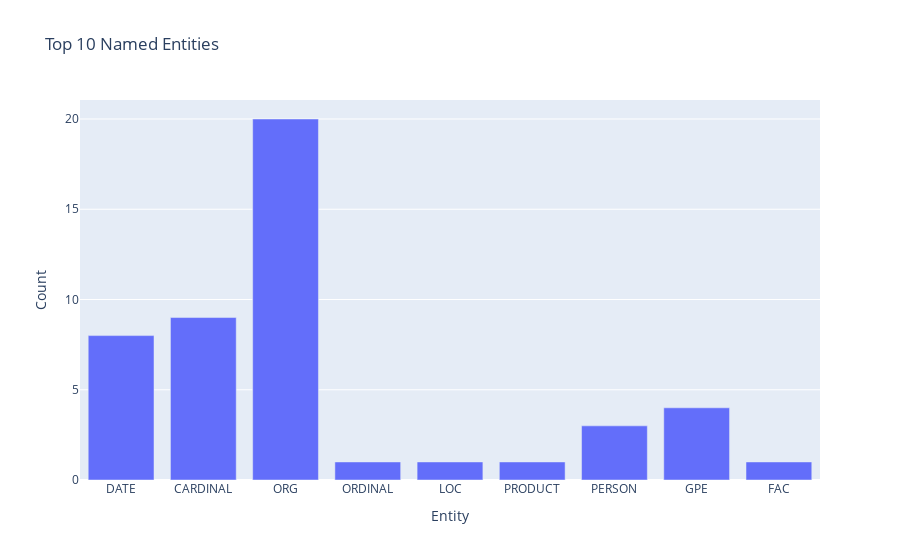

Notebook source saved alongside this figure:
### Code cell
# Named Entity Recognition
def extract_named_entities(text):
    doc = nlp(text)
    entities = defaultdict(list)
    for ent in doc.ents:
        entities[ent.label_].append(ent.text)
    return dict(entities)

data['Named_Entities'] = data['Article'].apply(extract_named_entities)

# Visualize NER
entity_counts = Counter(entity for entities in data['Named_Entities'] for entity in entities)
entity_df = pd.DataFrame.from_dict(entity_counts, orient='index').reset_index()
entity_df.columns = ['Entity', 'Count']

fig = px.bar(entity_df.head(10), x='Entity', y='Count', title='Top 10 Named Entities')
fig.show()

### Figure 1 — Plotly figure (JSON) as saved in the notebook; plotly's stock layout.template omitted (floating-point values rounded to 4 significant figures)
{"data": [{"alignmentgroup": "True", "hovertemplate": "Entity=%{x}<br>Count=%{y}<extra></extra>", "legendgroup": "", "marker": {"color": "#636efa", "pattern": {"shape": ""}}, "name": "", "offsetgroup": "", "orientation": "v", "showlegend": false, "textposition": "auto", "type": "bar", "x": ["DATE", "CARDINAL", "ORG", "ORDINAL", "LOC", "PRODUCT", "PERSON", "GPE", "FAC"], "xaxis": "x", "y": [8, 9, 20, 1, 1, 1, 3, 4, 1], "yaxis": "y"}], "layout": {"barmode": "relative", "legend": {"tracegroupgap": 0}, "title": {"text": "Top 10 Named Entities"}, "xaxis": {"anchor": "y", "domain": [0, 1], "title": {"text": "Entity"}}, "yaxis": {"anchor": "x", "domain": [0, 1], "title": {"text": "Count"}}}}
